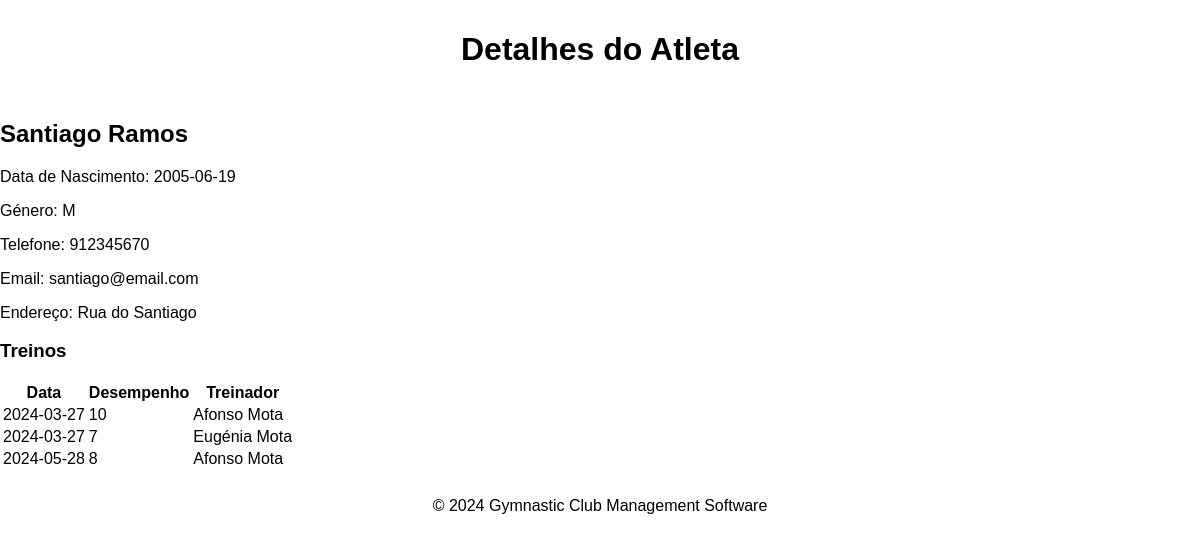
Page /frontend/athlete_details_training.php?athlete_id=1 on the committed database.
### tables this page shows
CREATE TABLE Athlete (
    idAthlete INTEGER PRIMARY KEY AUTOINCREMENT,
    name VARCHAR(255) NOT NULL,
    birthday DATE NOT NULL,
    genre VARCHAR(1) NOT NULL,
    mobile VARCHAR(20) NOT NULL,
    email VARCHAR(255) NOT NULL,
    password VARCHAR(255) NOT NULL,
    address VARCHAR(255) NOT NULL,
    ageGroup VARCHAR(255) NOT NULL,
    UNIQUE(idAthlete),
    UNIQUE(mobile),
    UNIQUE(email),
    CHECK(email LIKE '%@%')
);

CREATE TABLE TrainingReg (
    idTrainingReg INTEGER PRIMARY KEY AUTOINCREMENT,
    idCoachingStaff INT,
    idAthlete INT,
    performance FLOAT NOT NULL,
    dateTrainingReg DATE NOT NULL,
    FOREIGN KEY (idCoachingStaff) REFERENCES CoachingStaff(idCoachingStaff),
    FOREIGN KEY (idAthlete) REFERENCES Athlete(idAthlete),
    UNIQUE(idTrainingReg),
    CHECK(performance >= 0 AND performance <= 10),
    CHECK(dateTrainingReg LIKE '%-%-%')
);

CREATE TABLE CoachingStaff (
    idCoachingStaff INTEGER PRIMARY KEY AUTOINCREMENT,
    name VARCHAR(255) NOT NULL,
    birthday DATE NOT NULL,
    genre VARCHAR(1) NOT NULL,
    mobile VARCHAR(20) NOT NULL,
    email VARCHAR(255) NOT NULL,
    password VARCHAR(255) NOT NULL,
    address VARCHAR(255) NOT NULL,
    function VARCHAR(255) NOT NULL,
    UNIQUE(idCoachingStaff),
    UNIQUE(mobile),
    UNIQUE(email),
    CHECK(email LIKE '%@%')
);

### frontend/athlete_details_training.php (the view, shortened to what this page needs)
<?php
include '../backend/db_connect.php';
$athlete_id = $_GET['athlete_id'];
try {
    $sql = "SELECT TR.idTrainingReg, TR.performance, TR.dateTrainingReg, CS.name as coach_name
            FROM TrainingReg TR
            JOIN CoachingStaff CS ON TR.idCoachingStaff = CS.idCoachingStaff
            WHERE TR.idAthlete = :athlete_id";
    $stmt = $conn->prepare($sql);
    $stmt->bindParam(':athlete_id', $athlete_id);
    $stmt->execute();
    $trainings = $stmt->fetchAll(PDO::FETCH_ASSOC);
    $sql_athlete = "SELECT name, birthday, genre, mobile, email, address FROM Athlete WHERE idAthlete = :athlete_id";
    $stmt_athlete = $conn->prepare($sql_athlete);
    $stmt_athlete->bindParam(':athlete_id', $athlete_id);
    $stmt_athlete->execute();
    $athlete_details = $stmt_athlete->fetch(PDO::FETCH_ASSOC);
} catch (Exception $e) {
    echo "<p>Erro: " . $e->getMessage() . "</p>";
    exit;
}
?>
<!DOCTYPE html>
<html lang="pt">
<head>
    <link rel="stylesheet" href="../static/styles.css">
</head>
<body>
    <header>
        <h1>Detalhes do Atleta</h1>
    </header>
    <main>
        <h2><?= htmlspecialchars($athlete_details['name']) ?></h2>
        <p>Data de Nascimento: <?= htmlspecialchars($athlete_details['birthday']) ?></p>
        <p>Género: <?= htmlspecialchars($athlete_details['genre']) ?></p>
        <p>Telefone: <?= htmlspecialchars($athlete_details['mobile']) ?></p>
        <p>Email: <?= htmlspecialchars($athlete_details['email']) ?></p>
        <p>Endereço: <?= htmlspecialchars($athlete_details['address']) ?></p>
        <h3>Treinos</h3>
        <table>
            <thead>
                <tr>
                    <th>Data</th>
                    <th>Desempenho</th>
                    <th>Treinador</th>
                </tr>
            </thead>
            <tbody>
                <?php foreach ($trainings as $training): ?>
                <tr>
                    <td><?= htmlspecialchars($training['dateTrainingReg']) ?></td>
                    <td><?= htmlspecialchars($training['performance']) ?></td>
                    <td><?= htmlspecialchars($training['coach_name']) ?></td>
                </tr>
                <?php endforeach; ?>
            </tbody>
        </table>
    </main>
    <footer>
        <p>&copy; 2024 Gymnastic Club Management Software</p>
    </footer>
</body>
</html>

### css/styles.css (style rules this page uses)
body { margin: 0; padding: 0; box-sizing: border-box; font-family: Poppins, sans-serif; overflow: hidden; display: flex; flex-direction: column; height: 100vh; }
header { text-align: center; padding: 10px 20px; background-color: rgba(255, 255, 255, 0.5); flex-shrink: 0; font: arial; }
footer { text-align: center; padding: 10px 20px; flex-shrink: 0; }

### rows in the picture
athlete: name "Santiago Ramos", birthday "2005-06-19", genre "M", mobile "912345670", email "santiago@email.com", address "Rua do Santiago"
trainingreg: dateTrainingReg "2024-03-27", performance "10", idCoachingStaff.name "Afonso Mota"
trainingreg: dateTrainingReg "2024-03-27", performance "7", idCoachingStaff.name "Eugénia Mota"
trainingreg: dateTrainingReg "2024-05-28", performance "8", idCoachingStaff.name "Afonso Mota"
